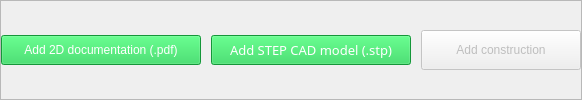
                   <widget class="QFrame" name="buttons_3">
                    <property name="frameShape">
                     <enum>QFrame::StyledPanel</enum>
                    </property>
                    <property name="frameShadow">
                     <enum>QFrame::Raised</enum>
                    </property>
                    <layout class="QHBoxLayout" name="horizontalLayout_39">
                     <property name="spacing">
                      <number>10</number>
                     </property>
                     <property name="leftMargin">
                      <number>0</number>
                     </property>
                     <property name="topMargin">
                      <number>0</number>
                     </property>
                     <property name="rightMargin">
                      <number>0</number>
                     </property>
                     <property name="bottomMargin">
                      <number>0</number>
                     </property>
                     <item>
                      <widget class="QPushButton" name="documentationLinktbn_3">
                       <property name="sizePolicy">
                        <sizepolicy hsizetype="Preferred" vsizetype="Fixed">
                         <horstretch>0</horstretch>
                         <verstretch>0</verstretch>
                        </sizepolicy>
                       </property>
                       <property name="minimumSize">
                        <size>
                         <width>200</width>
                         <height>30</height>
                        </size>
                       </property>
                       <property name="palette">
                        <palette>
                         <active>
                          <colorrole role="WindowText">
                           <brush brushstyle="SolidPattern">
                            <color alpha="255">
                             <red>255</red>
                             <green>255</green>
                             <blue>255</blue>
                            </color>
                           </brush>
                          </colorrole>
                          <colorrole role="Button">
                           <brush brushstyle="SolidPattern">
                            <color alpha="255">
                             <red>30</red>
                             <green>210</green>
                             <blue>80</blue>
                            </color>
                           </brush>
                          </colorrole>
                          <colorrole role="Text">
                           <brush brushstyle="SolidPattern">
                            <color alpha="255">
                             <red>255</red>
                             <green>255</green>
                             <blue>255</blue>
                            </color>
                           </brush>
                          </colorrole>
                          <colorrole role="ButtonText">
                           <brush brushstyle="SolidPattern">
                            <color alpha="255">
                             <red>255</red>
                             <green>255</green>
                             <blue>255</blue>
                            </color>
                           </brush>
                          </colorrole>
                          <colorrole role="Base">
                           <brush brushstyle="SolidPattern">
                            <color alpha="255">
                             <red>30</red>
                             <green>210</green>
                             <blue>80</blue>
                            </color>
                           </brush>
                          </colorrole>
                          <colorrole role="Window">
                           <brush brushstyle="SolidPattern">
                            <color alpha="255">
                             <red>30</red>
                             <green>210</green>
                             <blue>80</blue>
                            </color>
                           </brush>
                          </colorrole>
                          <colorrole role="PlaceholderText">
                           <brush brushstyle="NoBrush">
                            <color alpha="128">
                             <red>255</red>
                             <green>255</green>
                             <blue>255</blue>
                            </color>
                           </brush>
                          </colorrole>
                         </active>
                         <inactive>
                          <colorrole role="WindowText">
                           <brush brushstyle="SolidPattern">
                            <color alpha="255">
                             <red>255</red>
                             <green>255</green>
                             <blue>255</blue>
                            </color>
                           </brush>
                          </colorrole>
                          <colorrole role="Button">
                           <brush brushstyle="SolidPattern">
                            <color alpha="255">
                             <red>30</red>
                             <green>210</green>
                             <blue>80</blue>
                            </color>
                           </brush>
                          </colorrole>
                          <colorrole role="Text">
                           <brush brushstyle="SolidPattern">
                            <color alpha="255">
                             <red>255</red>
                             <green>255</green>
                             <blue>255</blue>
                            </color>
                           </brush>
                          </colorrole>
                          <colorrole role="ButtonText">
                           <brush brushstyle="SolidPattern">
                            <color alpha="255">
                             <red>255</red>
                             <green>255</green>
                             <blue>255</blue>
                            </color>
                           </brush>
                          </colorrole>
                          <colorrole role="Base">
                           <brush brushstyle="SolidPattern">
                            <color alpha="255">
                             <red>30</red>
                             <green>210</green>
                             <blue>80</blue>
                            </color>
                           </brush>
                          </colorrole>
                          <colorrole role="Window">
                           <brush brushstyle="SolidPattern">
                            <color alpha="255">
                             <red>30</red>
                             <green>210</green>
                             <blue>80</blue>
                            </color>
                           </brush>
                          </colorrole>
                          <colorrole role="PlaceholderText">
                           <brush brushstyle="NoBrush">
                            <color alpha="128">
                             <red>255</red>
                             <green>255</green>
                             <blue>255</blue>
                            </color>
                           </brush>
                          </colorrole>
                         </inactive>
                         <disabled>
                          <colorrole role="WindowText">
                           <brush brushstyle="SolidPattern">
                            <color alpha="255">
                             <red>255</red>
                             <green>255</green>
                             <blue>255</blue>
                            </color>
                           </brush>
                          </colorrole>
                          <colorrole role="Button">
                           <brush brushstyle="SolidPattern">
                            <color alpha="255">
                             <red>30</red>
                             <green>210</green>
                             <blue>80</blue>
                            </color>
                           </brush>
                          </colorrole>
                          <colorrole role="Text">
                           <brush brushstyle="SolidPattern">
                            <color alpha="255">
                             <red>255</red>
                             <green>255</green>
                             <blue>255</blue>
                            </color>
                           </brush>
                          </colorrole>
                          <colorrole role="ButtonText">
                           <brush brushstyle="SolidPattern">
                            <color alpha="255">
                             <red>255</red>
                             <green>255</green>
                             <blue>255</blue>
                            </color>
                           </brush>
                          </colorrole>
                          <colorrole role="Base">
                           <brush brushstyle="SolidPattern">
                            <color alpha="255">
                             <red>30</red>
                             <green>210</green>
                             <blue>80</blue>
                            </color>
                           </brush>
                          </colorrole>
                          <colorrole role="Window">
                           <brush brushstyle="SolidPattern">
                            <color alpha="255">
                             <red>30</red>
                             <green>210</green>
                             <blue>80</blue>
                            </color>
                           </brush>
                          </colorrole>
                          <colorrole role="PlaceholderText">
                           <brush brushstyle="NoBrush">
                            <color alpha="128">
                             <red>255</red>
                             <green>255</green>
                             <blue>255</blue>
                            </color>
                           </brush>
                          </colorrole>
                         </disabled>
                        </palette>
                       </property>
                       <property name="text">
                        <string>Add 2D documentation (.pdf)</string>
                       </property>
                      </widget>
                     </item>
                     <item>
                      <widget class="QPushButton" name="cadModelBtn_3">
                       <property name="sizePolicy">
                        <sizepolicy hsizetype="Preferred" vsizetype="Fixed">
                         <horstretch>0</horstretch>
                         <verstretch>0</verstretch>
                        </sizepolicy>
                       </property>
                       <property name="minimumSize">
                        <size>
                         <width>200</width>
                         <height>30</height>
                        </size>
                       </property>
                       <property name="palette">
                        <palette>
                         <active>
                          <colorrole role="WindowText">
                           <brush brushstyle="SolidPattern">
                            <color alpha="255">
                             <red>255</red>
                             <green>255</green>
                             <blue>255</blue>
                            </color>
                           </brush>
                          </colorrole>
                          <colorrole role="Button">
                           <brush brushstyle="SolidPattern">
                            <color alpha="255">
                             <red>30</red>
                             <green>210</green>
                             <blue>80</blue>
                            </color>
                           </brush>
                          </colorrole>
                          <colorrole role="Text">
                           <brush brushstyle="SolidPattern">
                            <color alpha="255">
                             <red>255</red>
                             <green>255</green>
                             <blue>255</blue>
                            </color>
                           </brush>
                          </colorrole>
                          <colorrole role="ButtonText">
                           <brush brushstyle="SolidPattern">
                            <color alpha="255">
                             <red>255</red>
                             <green>255</green>
                             <blue>255</blue>
                            </color>
                           </brush>
                          </colorrole>
                          <colorrole role="Base">
                           <brush brushstyle="SolidPattern">
                            <color alpha="255">
                             <red>30</red>
                             <green>210</green>
                             <blue>80</blue>
                            </color>
                           </brush>
                          </colorrole>
                          <colorrole role="Window">
                           <brush brushstyle="SolidPattern">
                            <color alpha="255">
                             <red>30</red>
                             <green>210</green>
                             <blue>80</blue>
                            </color>
                           </brush>
                          </colorrole>
                          <colorrole role="PlaceholderText">
                           <brush brushstyle="NoBrush">
                            <color alpha="128">
                             <red>255</red>
                             <green>255</green>
                             <blue>255</blue>
                            </color>
                           </brush>
                          </colorrole>
                         </active>
                         <inactive>
                          <colorrole role="WindowText">
                           <brush brushstyle="SolidPattern">
                            <color alpha="255">
                             <red>255</red>
                             <green>255</green>
                             <blue>255</blue>
                            </color>
                           </brush>
                          </colorrole>
                          <colorrole role="Button">
                           <brush brushstyle="SolidPattern">
                            <color alpha="255">
                             <red>30</red>
                             <green>210</green>
                             <blue>80</blue>
                            </color>
                           </brush>
                          </colorrole>
                          <colorrole role="Text">
                           <brush brushstyle="SolidPattern">
                            <color alpha="255">
                             <red>255</red>
                             <green>255</green>
                             <blue>255</blue>
                            </color>
                           </brush>
                          </colorrole>
                          <colorrole role="ButtonText">
                           <brush brushstyle="SolidPattern">
                            <color alpha="255">
                             <red>255</red>
                             <green>255</green>
                             <blue>255</blue>
                            </color>
                           </brush>
                          </colorrole>
                          <colorrole role="Base">
                           <brush brushstyle="SolidPattern">
                            <color alpha="255">
                             <red>30</red>
                             <green>210</green>
                             <blue>80</blue>
                            </color>
                           </brush>
                          </colorrole>
                          <colorrole role="Window">
                           <brush brushstyle="SolidPattern">
                            <color alpha="255">
                             <red>30</red>
                             <green>210</green>
                             <blue>80</blue>
                            </color>
                           </brush>
                          </colorrole>
                          <colorrole role="PlaceholderText">
                           <brush brushstyle="NoBrush">
                            <color alpha="128">
                             <red>255</red>
                             <green>255</green>
                             <blue>255</blue>
                            </color>
                           </brush>
                          </colorrole>
                         </inactive>
                         <disabled>
                          <colorrole role="WindowText">
                           <brush brushstyle="SolidPattern">
                            <color alpha="255">
                             <red>255</red>
                             <green>255</green>
                             <blue>255</blue>
                            </color>
                           </brush>
                          </colorrole>
                          <colorrole role="Button">
                           <brush brushstyle="SolidPattern">
                            <color alpha="255">
                             <red>30</red>
                             <green>210</green>
                             <blue>80</blue>
                            </color>
                           </brush>
                          </colorrole>
                          <colorrole role="Text">
                           <brush brushstyle="SolidPattern">
                            <color alpha="255">
                             <red>255</red>
                             <green>255</green>
                             <blue>255</blue>
                            </color>
                           </brush>
                          </colorrole>
                          <colorrole role="ButtonText">
                           <brush brushstyle="SolidPattern">
                            <color alpha="255">
                             <red>255</red>
                             <green>255</green>
                             <blue>255</blue>
                            </color>
                           </brush>
                          </colorrole>
                          <colorrole role="Base">
                           <brush brushstyle="SolidPattern">
                            <color alpha="255">
                             <red>30</red>
                             <green>210</green>
                             <blue>80</blue>
                            </color>
                           </brush>
                          </colorrole>
                          <colorrole role="Window">
                           <brush brushstyle="SolidPattern">
                            <color alpha="255">
                             <red>30</red>
                             <green>210</green>
                             <blue>80</blue>
                            </color>
                           </brush>
                          </colorrole>
                          <colorrole role="PlaceholderText">
                           <brush brushstyle="NoBrush">
                            <color alpha="128">
                             <red>255</red>
                             <green>255</green>
                             <blue>255</blue>
                            </color>
                           </brush>
                          </colorrole>
                         </disabled>
                        </palette>
                       </property>
                       <property name="font">
                        <font>
                         <family>Arial 12</family>
                         <pointsize>10</pointsize>
                         <weight>9</weight>
                         <italic>false</italic>
                         <bold>false</bold>
                        </font>
                       </property>
                       <property name="text">
                        <string>Add STEP CAD model (.stp)</string>
                       </property>
                      </widget>
                     </item>
                     <item>
                      <widget class="QPushButton" name="addConstructionBtn">
                       <property name="enabled">
                        <bool>false</bool>
                       </property>
                       <property name="minimumSize">
                        <size>
                         <width>160</width>
                         <height>40</height>
                        </size>
                       </property>
                       <property name="text">
                        <string>Add construction</string>
                       </property>
                       <property name="icon">
                        <iconset resource="../resources.qrc">
                         <normaloff>:/Icons/Icons/send.svg</normaloff>:/Icons/Icons/send.svg</iconset>
                       </property>
                      </widget>
                     </item>
                    </layout>
                   </widget>
